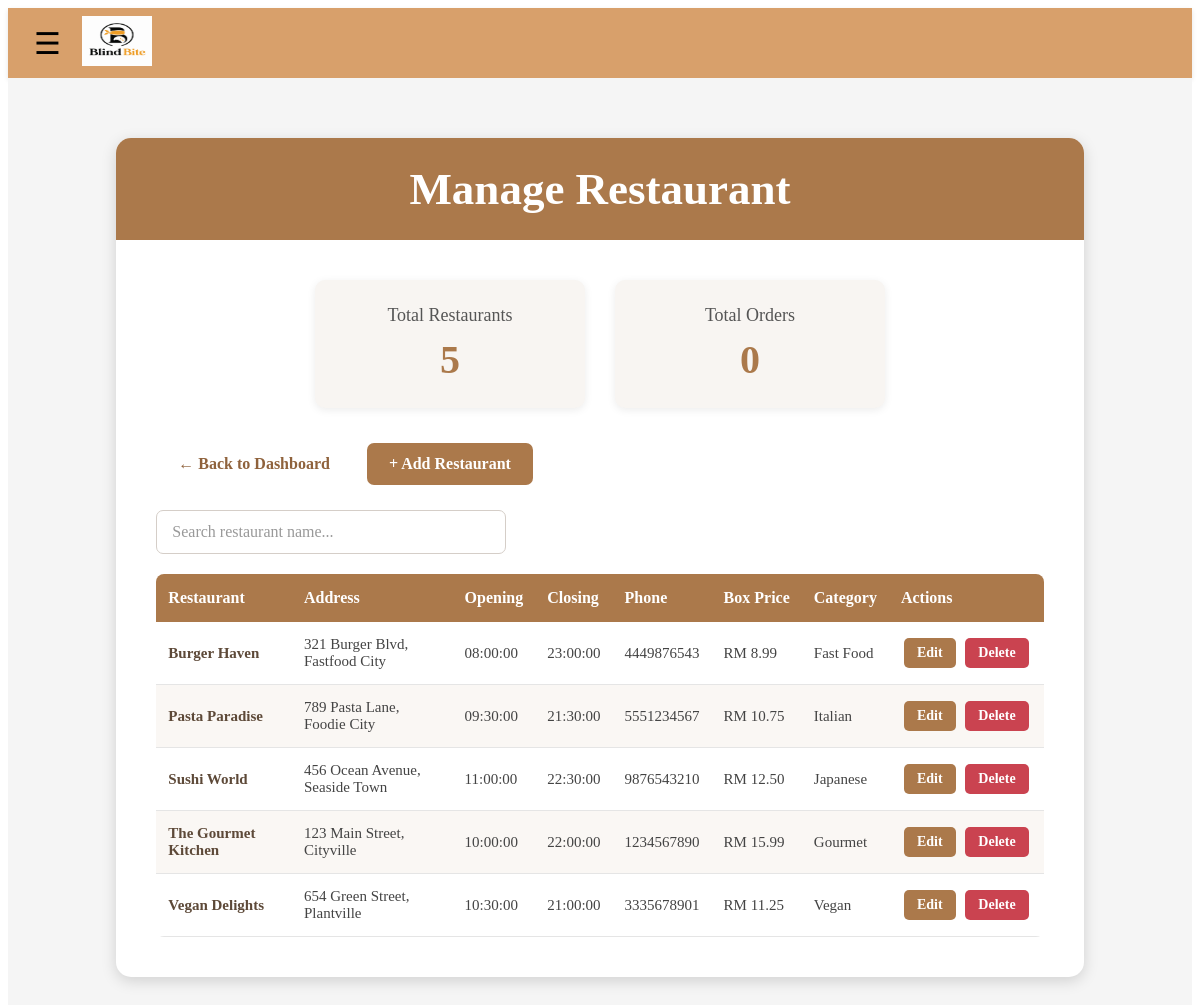
The app's page /admin/restaurants.php (signed in) with its own data.
### tables this page shows
CREATE TABLE restaurants (
    restaurant_name VARCHAR(100) PRIMARY KEY,
    restaurant_address VARCHAR(100) NOT NULL UNIQUE,
    restaurant_opening_hours TIME NOT NULL,
    restaurant_closing_hours TIME NOT NULL,
    restaurant_phone_number VARCHAR(20) NOT NULL UNIQUE,
    blind_box_price DECIMAL(10,2) NOT NULL,
    blind_box_description TEXT NOT NULL,
    blind_box_image VARCHAR(255) DEFAULT NULL,
    blind_box_food_category TEXT NOT NULL
);

### admin/restaurants.php (the view, shortened to what this page needs)
<?php
include '../config/db_connect.php';
$restaurant_count = 0;
$order_count = 0;
$restaurant_count_result = $conn->query(
    "SELECT COUNT(*) AS total FROM restaurants"
);
if ($restaurant_count_result) {
    $restaurant_count = (int) $restaurant_count_result->fetch_assoc()['total'];
}
$order_count_result = $conn->query(
    "SELECT COUNT(*) AS total FROM history"
);
if ($order_count_result) {
    $order_count = (int) $order_count_result->fetch_assoc()['total'];
}
$result = $conn->query(
    "SELECT * FROM restaurants ORDER BY restaurant_name"
);
?>
<?php include '../includes/header.php'; ?>
<?php include '../includes/adminNavigation.php'; ?>
<link rel="stylesheet" href="<?php echo BASE_URL; ?>/css/admin.css">
<section class="admin-page">
    <div class="admin-card">
        <div class="admin-header">
            <h1>Manage Restaurant</h1>
        </div>
        <div class="admin-body">
            <div class="admin-stats restaurant-summary">
                <div class="stat-card">
                    <span class="stat-label">Total Restaurants</span>
                    <span class="stat-number">
                        <?php echo $restaurant_count; ?>
                    </span>
                </div>
                <div class="stat-card">
                    <span class="stat-label">Total Orders</span>
                    <span class="stat-number">
                        <?php echo $order_count; ?>
                    </span>
                </div>
            </div>
            <div class="restaurant-page-actions">
                <a href="dashboard.php" class="admin-action-btn back-btn">
                    ← Back to Dashboard
                </a>
                <a href="add_restaurant.php" class="admin-action-btn add-btn">
                    + Add Restaurant
                </a>
            </div>
            <div class="restaurant-search">
                <input
                    type="text"
                    id="restaurantSearch"
                    placeholder="Search restaurant name..."
                    autocomplete="off"
                >
            </div>
            <div class="restaurant-table-container">
                <table class="restaurant-table">
                    <thead>
                        <tr>
                            <th>Restaurant</th>
                            <th>Address</th>
                            <th>Opening</th>
                            <th>Closing</th>
                            <th>Phone</th>
                            <th>Box Price</th>
                            <th>Category</th>
                            <th>Actions</th>
                        </tr>
                    </thead>
                    <tbody>
                        <?php if ($result && $result->num_rows > 0) : ?>
                            <?php while ($row = $result->fetch_assoc()) : ?>
                                <tr
                                    class="restaurant-row"
                                    data-restaurant-name="<?php
                                        echo htmlspecialchars(
                                            strtolower(
                                                $row['restaurant_name']
                                            )
                                        );
                                    ?>"
                                >
                                    <td>
                                        <?php
                                        echo htmlspecialchars(
                                            $row['restaurant_name']
                                        );
                                        ?>
                                    </td>
                                    <td>
                                        <?php
                                        echo htmlspecialchars(
                                            $row['restaurant_address']
                                        );
                                        ?>
                                    </td>
                                    <td>
                                        <?php
                                        echo htmlspecialchars(
                                            $row['restaurant_opening_hours']
                                        );
                                        ?>
                                    </td>
                                    <td>
                                        <?php
                                        echo htmlspecialchars(
                                            $row['restaurant_closing_hours']
                                        );
                                        ?>
                                    </td>
                                    <td>
                                        <?php
                                        echo htmlspecialchars(
                                            $row['restaurant_phone_number']
                                        );
                                        ?>
                                    </td>
                                    <td>
                                        RM
                                        <?php
                                        echo number_format(
                                            $row['blind_box_price'],
                                            2
                                        );
                                        ?>
                                    </td>
                                    <td>
                                        <?php
                                        echo htmlspecialchars(
                                            $row['blind_box_food_category']
                                        );
                                        ?>
                                    </td>
                                    <td class="table-actions">
                                        <a
                                            href="edit_restaurant.php?restaurant=<?php
                                                echo urlencode(
                                                    $row['restaurant_name']
                                                );
                                            ?>"
                                            class="edit-btn"
                                        >
                                            Edit
                                        </a>
                                        <form
                                            method="POST"
                                            action="delete_restaurant.php"
                                            class="delete-form"
                                            onsubmit="return confirm(
                                                'Are you sure you want to delete this restaurant?'
                                            );"
                                        >
                                            <button
                                                type="submit"
                                                class="delete-btn"
                                            >
                                                Delete
                                            </button>
                                        </form>
                                    </td>
                                </tr>
                            <?php endwhile; ?>
                        <?php endif; ?>
                    </tbody>
                </table>
            </div>
        </div>
    </div>
</section>
</body>
</html>

### includes/header.php (shortened to what this page needs)
<!DOCTYPE html>
<html lang="en">
<head>
    <link rel="stylesheet" href="<?php echo BASE_URL; ?>/css/style.css">
</head>
<body>

### includes/adminNavigation.php (shortened to what this page needs)
<header class="top-header">
<button type="button" class="menu-btn" id="adminMenuButton">☰</button>
<a href="../admin/dashboard.php" class="logo">
    <img src="../images/BBlogo.png" width="70" height="200">
</a>
</header>

### css/style.css (style rules this page uses)
.top-header { display:flex; align-items:center; height:70px; padding:0 20px; background:#d8a06b; box-shadow:0 2px 5px rgba(0,0,0,0.1); }
.back-btn { display:flex; align-items:center; gap:6px; border:none; background:none; cursor:pointer; color:#8f623c; font-size:15px; font-weight:600; padding:6px 10px; border-radius:20px; transition:background 0.2s ease, transform 0.15s ease, color 0.2s ease; }
.menu-btn { font-size:30px; border:none; background:none; cursor:pointer; }
.logo img { height:50px; margin-left:15px; background: transparent; }

### css/admin.css (style rules this page uses)
.admin-page { min-height: 70vh; padding: 60px 7%; background: #f5f5f5; box-sizing: border-box; }
.admin-card { width: 95%; max-width: 1300px; margin: 0 auto; background: #ffffff; border-radius: 15px; overflow: hidden; box-shadow: 0 4px 15px rgba(0, 0, 0, 0.15); }
.admin-header { background: #ab794b; padding: 25px; text-align: center; font-size: 45px; }
.admin-header h1 { margin: 0; color: white; font-size: 45px; }
.admin-body { padding: 40px; }
.admin-stats { display: flex; justify-content: center; gap: 30px; margin-bottom: 35px; }
.stat-card { width: 220px; padding: 25px; background: #f8f5f2; border-radius: 10px; text-align: center; box-shadow: 0 2px 8px rgba(0, 0, 0, 0.08); }
.stat-label { display: block; font-size: 18px; color: #555; margin-bottom: 10px; }
.stat-number { display: block; font-size: 40px; font-weight: bold; color: #ab794b; }
.restaurant-page-actions { display: flex; gap: 15px; margin-bottom: 25px; }
.admin-action-btn { display: inline-block; padding: 12px 22px; border-radius: 7px; text-decoration: none; font-size: 16px; font-weight: bold; transition: 0.2s; }
.add-btn { background-color: #ab794b; color: white; }
.restaurant-table-container { width: 100%; overflow-x: auto; border-radius: 8px; }
.restaurant-table { width: 100%; border-collapse: collapse; background-color: white; font-size: 15px; }
.restaurant-table thead { background-color: #ab794b; color: white; }
.restaurant-table th { padding: 15px 12px; text-align: left; font-size: 16px; font-weight: bold; white-space: nowrap; }
.restaurant-table td { padding: 14px 12px; border-bottom: 1px solid #e5e5e5; color: #444; vertical-align: middle; }
.restaurant-table tbody tr:nth-child(even) { background-color: #faf7f4; }
.restaurant-table td:first-child { font-weight: bold; color: #5d4938; }
.table-actions { text-align: center !important; vertical-align: middle !important; white-space: nowrap; }
.delete-form { display: inline-block !important; margin: 0 !important; padding: 0 !important; width: auto !important; vertical-align: middle; }
.edit-btn, .delete-btn { display: inline-block !important; padding: 7px 13px; margin: 0 3px; border-radius: 5px; font-size: 14px; font-weight: bold; font-family: inherit; text-decoration: none; border: none; cursor: pointer; white-space: nowrap; box-sizing: border-box; vertical-align: middle; }
.edit-btn { background-color: #ab794b; color: white; }
.delete-btn { background-color: #ca4350; color: white; }
.restaurant-search { width: 100%; margin-bottom: 20px; }
.restaurant-search input { width: 350px; max-width: 350px; padding: 12px 15px; box-sizing: border-box; border: 1px solid #d5cec8; border-radius: 7px; background-color: white; color: #5d4938; font-size: 16px; font-family: inherit; outline: none; transition: border-color 0.2s ease, box-shadow 0.2s ease; }
.restaurant-search input::placeholder { color: #999; }
.restaurant-summary { margin-top: 0; }

### records on screen
restaurants: restaurant_name "Burger Haven", restaurant_address "321 Burger Blvd, Fastfood City", restaurant_opening_hours "08:00:00", restaurant_closing_hours "23:00:00", restaurant_phone_number "4449876543", blind_box_price "8.99", blind_box_food_category "Fast Food"
restaurants: restaurant_name "Pasta Paradise", restaurant_address "789 Pasta Lane, Foodie City", restaurant_opening_hours "09:30:00", restaurant_closing_hours "21:30:00", restaurant_phone_number "5551234567", blind_box_price "10.75", blind_box_food_category "Italian"
restaurants: restaurant_name "Sushi World", restaurant_address "456 Ocean Avenue, Seaside Town", restaurant_opening_hours "11:00:00", restaurant_closing_hours "22:30:00", restaurant_phone_number "9876543210", blind_box_price "12.50", blind_box_food_category "Japanese"
restaurants: restaurant_name "The Gourmet Kitchen", restaurant_address "123 Main Street, Cityville", restaurant_opening_hours "10:00:00", restaurant_closing_hours "22:00:00", restaurant_phone_number "1234567890", blind_box_price "15.99", blind_box_food_category "Gourmet"
restaurants: restaurant_name "Vegan Delights", restaurant_address "654 Green Street, Plantville", restaurant_opening_hours "10:30:00", restaurant_closing_hours "21:00:00", restaurant_phone_number "3335678901", blind_box_price "11.25", blind_box_food_category "Vegan"

### other values on screen
$restaurant_count "5"
$order_count "0"
